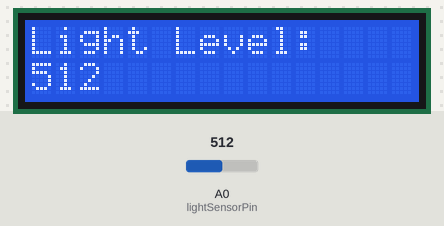
Recording of a sketch running on a simulated Arduino Uno, built with avr-gcc and run on an emulated ATmega328P. On the bench: 16×2 character LCD. Inputs (shaded band) come from the test bench; at power-on: A0 (lightSensorPin) = 512.

Above: at 1.2 s.
1.3 s: A0 (lightSensorPin) set to 716
At 2.6 s:
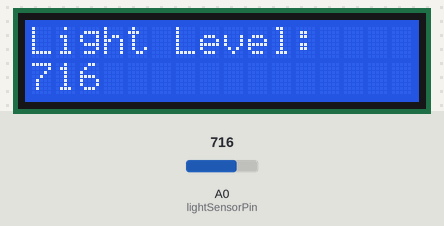
3.6 s: A0 (lightSensorPin) set to 900
At 5.3 s:
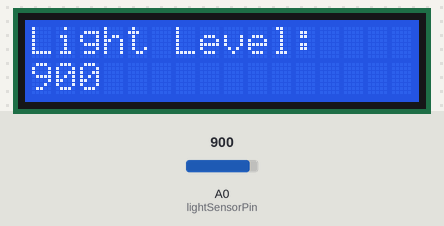
5.6 s: A0 (lightSensorPin) set to 1023
At 7.3 s:
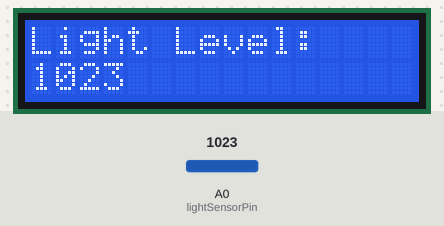
Timing chart, 0 to 8.8 s (numbered marks = the images above; inputs shaded):
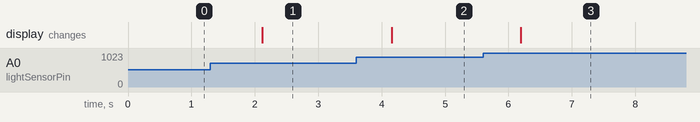

The sketch:

Light_Sensor_Test.ino
```cpp
#include <Wire.h>            // Include the Wire library for I2C communication
#include <LiquidCrystal_I2C.h> // Include the library for the I2C LCD

// Set the LCD address to 0x27 for a 16 chars and 2 line display
LiquidCrystal_I2C lcd(0x27, 16, 2);

// Constant for the light sensor pin
const int lightSensorPin = A0;  // Light sensor connected to analog pin A0

void setup() {
  // Initialize the LCD connected to the I2C
  lcd.init();
  // Turn on the backlight on LCD.
  lcd.backlight();
  // Initialize the light sensor pin as an input
  pinMode(lightSensorPin, INPUT);
}

void loop() {
  // Read the light level from the light sensor
  int lightLevel = analogRead(lightSensorPin);

  // Clear the LCD before displaying new data
  lcd.clear();

  // Set the cursor to column 0, row 0
  lcd.setCursor(0, 0);
  // Print a static message
  lcd.print("Light Level:");

  // Set the cursor to column 0, row 1
  lcd.setCursor(0, 1);
  // Print the light sensor reading
  lcd.print(lightLevel);

  // Wait a bit before the next reading
  delay(1000);
}
```

Measured:
- after the input at 1.3 s, the display: changes after 0.82 s (image 1)
- after the input at 3.6 s, the display: changes after 0.56 s (image 2)
- after the input at 5.6 s, the display: changes after 0.60 s (image 3)
